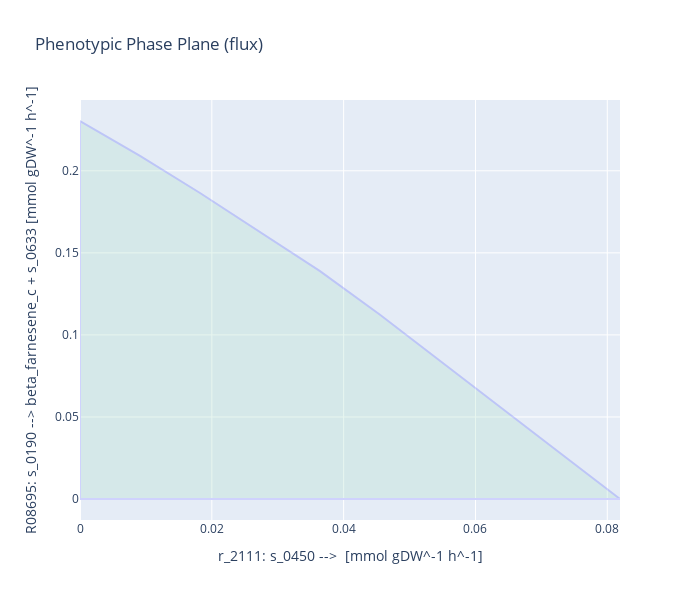

Source (notebook cell):
### Code cell
phenotypic_p_p = phenotypic_phase_plane(model, 
                                variables=[model.reactions.r_2111],
                                objective=model.reactions.R08695,
                                points=10)

phenotypic_p_p = phenotypic_p_p.plot(plotter, height=600)

### Figure 1 — Plotly figure (JSON) as saved in the notebook; plotly's stock layout.template omitted (floating-point values rounded to 4 significant figures)
{"data": [{"fill": "toself", "fillcolor": "#B3E2CD", "hoverinfo": "none", "marker": {"line": {"color": "#B3E2CD"}, "opacity": 0.3}, "mode": "lines", "name": "WT", "opacity": 0.3, "type": "scatter", "x": [0, 0.009103, 0.01821, 0.02731, 0.03641, 0.04552, 0.05462, 0.06372, 0.07283, 0.08193, 0.08193, 0.07283, 0.06372, 0.05462, 0.04552, 0.03641, 0.02731, 0.01821, 0.009103, 0, 0, 0], "y": [0, 0, 0, 0, 0, 0, 0, 0, 0, 0, -8.804e-17, 0.02808, 0.05616, 0.08424, 0.1123, 0.1388, 0.1626, 0.1865, 0.2091, 0.2304, 0, 0.2304]}], "layout": {"height": 600, "title": {"text": "Phenotypic Phase Plane (flux)"}, "width": 700, "xaxis": {"title": {"text": "r_2111: s_0450 -->  [mmol gDW^-1 h^-1]"}}, "yaxis": {"title": {"text": "R08695: s_0190 --> beta_farnesene_c + s_0633 [mmol gDW^-1 h^-1]"}}}}
